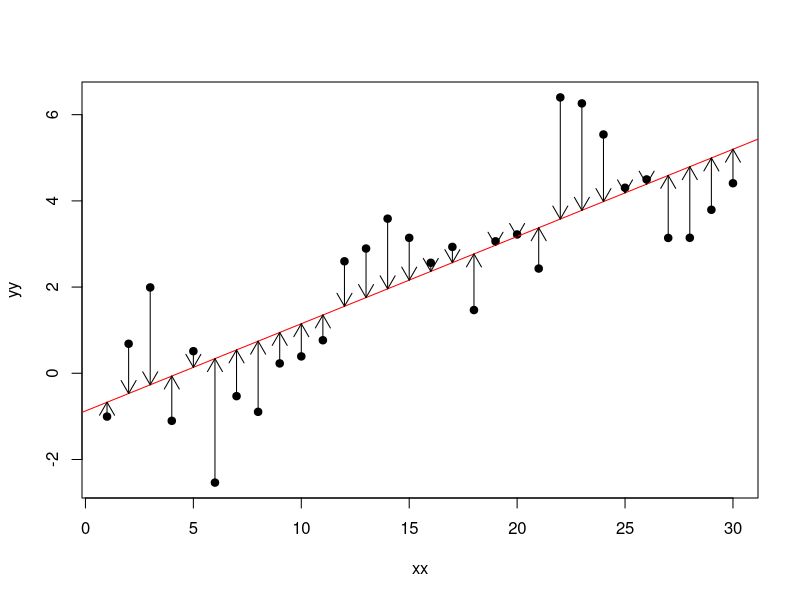

The R script that drew this image:
y = cbind(rnorm(10,0),rnorm(10,2),rnorm(10,5))
x = matrix(1:30,ncol=3)
y.mean = apply(y,2,mean)

resid = sum(sweep(y,2,y.mean)^2)
total = sum((y-mean(y))^2)
var(as.numeric(y))*29 # то же самое
explained = total - resid
f.stat = (explained/2)/(resid/27)
pf(f.stat,2,27,lower.tail=F) # p-value!

yy = as.numeric(y)
xx = as.numeric(x)
# calc regression
b = cov(xx,yy)/var(xx)
a = mean(y) - b*mean(x)
plot(xx,yy,pch=19)
abline(a=a,b=b,col='red')
arrows(xx,yy,xx,a+b*xx,length=0.15)
# calc p-value
resid = sum((yy-(a+b*xx))^2)
explained = total - resid
f.stat = (explained/1)/(resid/28)
pf(f.stat,1,28,lower.tail=F)

f = factor(rep(1:3,each=10))
m = lm(yy ~ f)
anova(m)

m = lm(yy ~ xx)
anova(m)